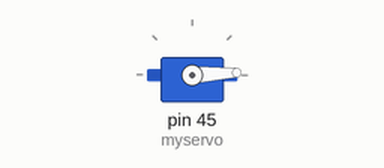
The sketch below on a simulated Arduino Mega 2560, built with avr-gcc and run on an emulated ATmega2560. On the bench: servo.

Above: at 0.05 s.
At 1.3 s:
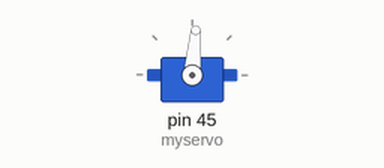
At 2.6 s:
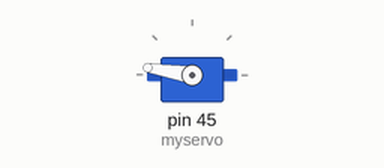
At 5.2 s:
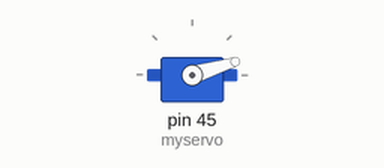
Timing chart, 0 to 7.1 s (numbered marks = the images above):
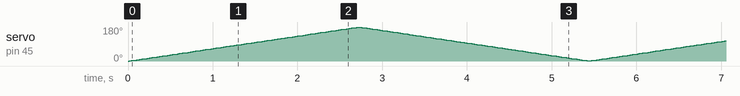

The sketch:

SG90_0-180_degree.ino
```cpp
#include <Servo.h>

   Servo myservo;

   int pos = 0;

   void setup()
   {
      myservo.attach(45);
   }

   void loop()
  {

      for(pos = 0; pos < 180; pos += 1)
     {
        myservo.write(pos);
        delay(15);
      }

      for(pos = 180; pos>=1; pos-=1)
      {
        myservo.write(pos);
        delay(15);
      }
  }
```
